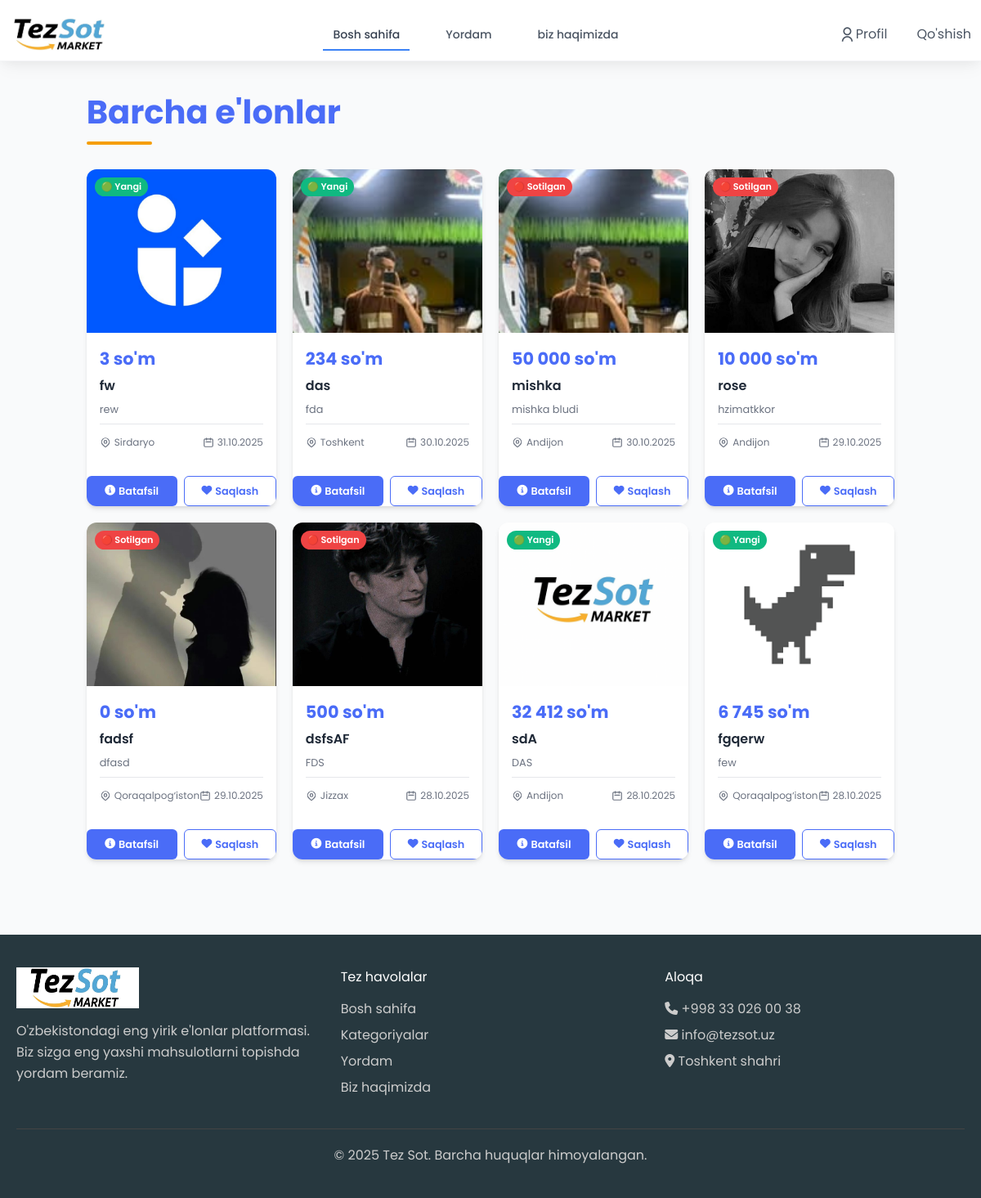
Before: / with the older database file.
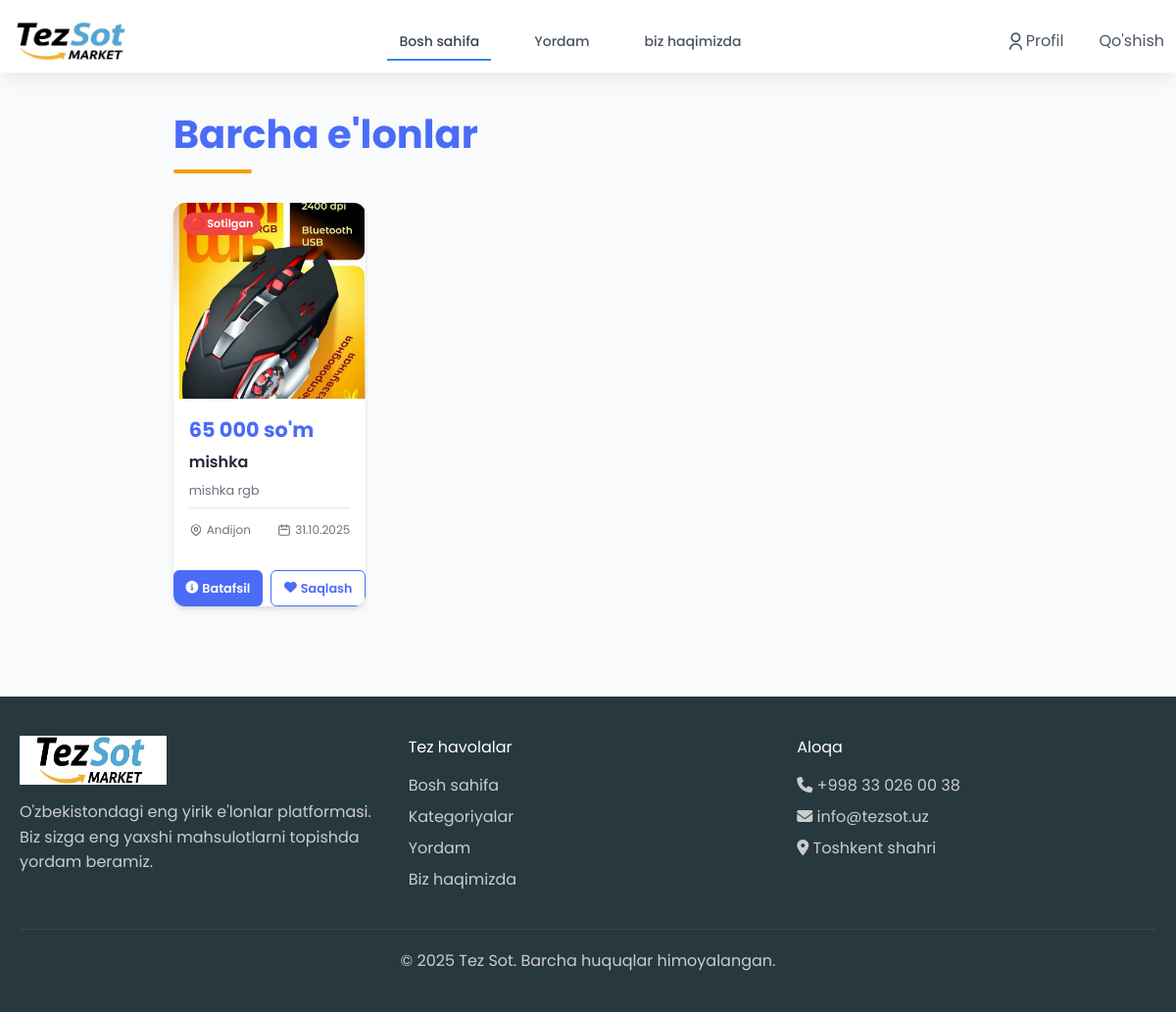
After: the same page with the newer database file.
### fronend/models.py (models this page shows, shortened)
class Mahsulot(models.Model):
    CATEGORY_CHOICES = [
        ('elektronika', 'Elektronika'),
        ('uy_jihozlari', 'Uy jihozlari'),
        ('kiyim', 'Kiyim-kechak'),
        ('avto', 'Avto ehtiyot qismlar'),
        ('boshqa', 'Boshqa'),
    ]
    VILOYAT_CHOICES = [
        ('toshkent', 'Toshkent'),
        ('samarqand', 'Samarqand'),
        ('fargona', 'Farg‘ona'),
        ('andijon', 'Andijon'),
        ('namangan', 'Namangan'),
        ('buxoro', 'Buxoro'),
        ('navoiy', 'Navoiy'),
        ('xorazm', 'Xorazm'),
        ('qashqadaryo', 'Qashqadaryo'),
        ('surxondaryo', 'Surxondaryo'),
        ('jizzax', 'Jizzax'),
        ('sirdaryo', 'Sirdaryo'),
        ('qoraqalpogiston', 'Qoraqalpog‘iston'),
    ]
    user = models.ForeignKey(User, on_delete=models.CASCADE, verbose_name="Foydalanuvchi")
    category = models.CharField(max_length=100, choices=CATEGORY_CHOICES, verbose_name="Kategoriya")
    mahsulotturi = models.CharField(max_length=100, verbose_name="Mahsulot turi")
    name = models.CharField(max_length=100, verbose_name="Mahsulot nomi")
    viloyat = models.CharField(max_length=100, choices=VILOYAT_CHOICES, verbose_name="Viloyat")
    tuman = models.CharField(max_length=100, verbose_name="Tuman/Shahar", blank=True, null=True)
    manzil = models.TextField(verbose_name="Aniq manzil", blank=True, null=True)
    telefon = models.CharField(max_length=20, verbose_name="Telefon raqam", blank=True, null=True)
    telegram_username = models.CharField(max_length=100, verbose_name="Telegram username", blank=True, null=True)
    email = models.EmailField(verbose_name="Email", blank=True, null=True)
    tavsif = models.TextField(verbose_name="Batafsil tavsif", blank=True, null=True)
    sana = models.DateField(default=timezone.now, verbose_name="Sana")
    narx = models.CharField(max_length=20, verbose_name="Narx", default="0")
    asosiyimg = models.ImageField(upload_to='asosiyimg/', verbose_name="Asosiy rasm")
    birimg = models.ImageField(upload_to='birimg/', verbose_name="1-rasm", blank=True, null=True)
    ikkiimg = models.ImageField(upload_to='ikkiimg/', verbose_name="2-rasm", blank=True, null=True)
    uchuimg = models.ImageField(upload_to='uchuimg/', verbose_name="3-rasm", blank=True, null=True)
    toltirish = models.FileField(upload_to='toltirish/', verbose_name="Qo'shimcha fayl", blank=True, null=True)
    sotilgan = models.BooleanField(default=False, verbose_name="Sotildi")
    aktiv = models.BooleanField(default=True, verbose_name="Aktiv")
    korishlar_soni = models.PositiveIntegerField(default=0, verbose_name="Ko'rishlar soni")
    class Meta:
        verbose_name = "Mahsulot"
        verbose_name_plural = "Mahsulotlar"
        ordering = ['-sana']
    def narx_formatted(self):
        try:
            if not self.narx:
                return "0 so'm"
            narx_str = str(self.narx).replace(',', '.').strip()
            if narx_str and narx_str != '.':
                narx_str = re.sub(r'[^\d.]', '', narx_str)
                if narx_str and narx_str != '.':
                    narx_float = float(narx_str)
                    if narx_float.is_integer():
                        return f"{int(narx_float):,} so'm".replace(',', ' ')
                    else:
                        return f"{narx_float:,.2f} so'm".replace(',', ' ').replace('.', ',')
            return "0 so'm"
        except (ValueError, TypeError, AttributeError):
            return "0 so'm"
    narx_formatted.short_description = 'Narx'
    def user_info(self):
        """Foydalanuvchi ma'lumotlari"""
        if self.user.first_name and self.user.last_name:
            return f"{self.user.first_name} {self.user.last_name}"
        return self.user.username
    user_info.short_description = 'Foydalanuvchi'
    def sotilgan_ha_yoq(self):
        """Sotilgan holatini ko'rsatish"""
        if self.sotilgan:
            return "✅ Sotilgan"
        return "🆕 Yangi"
    sotilgan_ha_yoq.short_description = 'Holati'

### fronend/views.py (the view)
# urls.py: path('', views.home_view, name='home'),
def home_view(request):
    try:
        mahsulotlar = Mahsulot.objects.filter(aktiv=True).order_by('-id')[:8]
        return render(request, 'home.html', {'mahsulotlar': mahsulotlar})
    except Exception as e:
        print(f"DEBUG: Xatolik - {e}")
        return render(request, 'home.html', {'mahsulotlar': []})

### fronend/templates/home.html (shortened to what this page needs)
<!DOCTYPE html>
<html lang="uz">
  {% load static %}
  <head>
    <script src="https://cdn.tailwindcss.com"></script>
    <link rel="stylesheet" href="https://cdnjs.cloudflare.com/ajax/libs/font-awesome/6.0.0/css/all.min.css">
  </head>
  <body class="bg-gray-50">
    {% include 'nav.html' %}
    <div class="wrapper continer">
      <h1 class="page-title">Barcha e'lonlar</h1>
      <div class="products-grid">
        {% if mahsulotlar %}
          {% for product in mahsulotlar %}
          <div class="product-card">
            <a href="{% url 'mahsulot_detail' product.id %}" class="block h-full">
              <div class="product-image">
                {% if product.asosiyimg %}
                <img src="{{ product.asosiyimg.url }}" alt="{{ product.name }}" />
                {% endif %}
                {% if product.sotilgan %}
                <span class="product-badge" style="background: #ef4444">🔴 Sotilgan</span>
                {% else %}
                <span class="product-badge" style="background: #10b981">🟢 Yangi</span>
                {% endif %}
              </div>
              <div class="product-content">
                <div class="product-price">
                  {% if product.narx_formatted %}
                    {{ product.narx_formatted }}
                  {% else %}
                    {{ product.narx }} so'm
                  {% endif %}
                </div>
                <h3 class="product-name">{{ product.name }}</h3>
                <p style="font-size: 0.8rem; color: var(--text-light); margin-bottom: 0.5rem;">
                  {{ product.mahsulotturi }}
                </p>
                <div class="product-details">
                  <div class="product-location">
                    {% if product.get_viloyat_display %}
                      {{ product.get_viloyat_display }}
                    {% else %}
                      {{ product.viloyat }}
                    {% endif %}
                  </div>
                  <div class="product-date">
                    <svg xmlns="http://www.w3.org/2000/svg" fill="none" viewBox="0 0 24 24" stroke="currentColor">
                      <path stroke-linecap="round" stroke-linejoin="round" stroke-width="2" d="M8 7V3m8 4V3m-9 8h10M5 21h14a2 2 0 002-2V7a2 2 0 00-2-2H5a2 2 0 00-2 2v12a2 2 0 002 2z" />
                    </svg>
                    {{ product.sana|date:"d.m.Y" }}
                  </div>
                </div>
              </div>
            </a>
            <div class="product-actions">
              <a href="{% url 'mahsulot_detail' product.id %}" class="btn btn-primary">
                <i class="fas fa-info-circle mr-1"></i>
                Batafsil
              </a>
              {% if user.is_authenticated %}
              <form method="POST" action="{% url 'sevimliga_qoshish' product.id %}" class="flex-1">
                {% csrf_token %}
                <button type="submit" class="btn btn-secondary w-full flex items-center justify-center gap-1">
                  <i class="fas fa-heart"></i>
                  Saqlash
                </button>
              </form>
              {% else %}
              <a href="{% url 'kirish' %}" class="btn btn-secondary flex items-center justify-center gap-1 flex-1">
                <i class="fas fa-heart"></i>
                Saqlash
              </a>
              {% endif %}
            </div>
          </div>
          {% endfor %}
        {% endif %}
      </div>
    </div>
    {% include 'futter.html' %}
  </body>
</html>

### fronend/templates/nav.html (shortened to what this page needs)
<!DOCTYPE html>
<html lang="uz">
  {% load static %}
  <head>
    <script src="https://cdn.tailwindcss.com/3.4.16"></script>
    <link
      rel="stylesheet"
      href="https://cdnjs.cloudflare.com/ajax/libs/remixicon/4.6.0/remixicon.min.css"
    />
  </head>
  <body class="bg-gray-50 font-inter min-h-screen">
    <header
      class="bg-white shadow-soft sticky top-0 z-50 border-b border-gray-100"
    >
      <div class="max-w-7xl mx-auto mt-[10px] ">
        <div class="flex items-center justify-between h-16">
          <a href="/">
          <div class="flex-shrink-0 flex items-center space-x-3">
            <h1 class="text-2xl font-pacifico text-primary-600">
              <img
                class="logo w-[150px] h-[40px]"
                src="{% static 'img/logo.png' %}"
                alt=""
              />
            </h1>
          </div>
        </a>
          <nav class="hidden lg:flex space-x-8">
            <a
              href="/"
              class="nav-link text-gray-700 hover:text-primary-600 px-3 py-2 text-sm font-medium transition-colors duration-200 active"
              >Bosh sahifa</a
            >
            <a
              href="{% url 'boglanish' %}"
              class="nav-link text-gray-600 hover:text-primary-600 px-3 py-2 text-sm font-medium transition-colors duration-200"
              >Yordam</a
            >
            <a
              href="{% url 'biz_haqimizda' %}"
              class="nav-link text-gray-600 hover:text-primary-600 px-3 py-2 text-sm font-medium transition-colors duration-200"
              >biz haqimizda</a
            >
          </nav>
          <div class="flex items-center space-x-3">
            {% if user.is_authenticated %}
            <a href="{% url 'mening_elonlarim' %}">
              <button
                class="p-3 flex justify-center items-center text-gray-600 hover:text-primary-600 hover:bg-primary-50 rounded-xl transition-all duration-200"
              >
                <i class="ri-user-line text-xl"></i>
                <h1>Profil</h1>
              </button>
            </a>
            {% else %}
            <a href="{% url 'kirish' %}">
              <button
                class="p-3 flex justify-center items-center text-gray-600 hover:text-primary-600 hover:bg-primary-50 rounded-xl transition-all duration-200"
              >
                <i class="ri-user-line text-xl"></i>
                <h1>Profil</h1>
              </button>
            </a>
            {% endif %} {% if user.is_authenticated %}
            <a href="{% url 'elon_qoshish' %}">
              <button
                class=" flex justify-center items-center text-gray-600 hover:text-primary-600 hover:bg-primary-50 rounded-xl transition-all duration-200"
              >
                <h1>Qo'shish</h1>
              </button>
            </a>
            {% else %}
            <a href="{% url 'kirish' %}">
              <button
                class="p-3 flex justify-center items-center text-gray-600 hover:text-primary-600 hover:bg-primary-50 rounded-xl transition-all duration-200"
              >
                <h1>Qo'shish</h1>
              </button>
            </a>
            {% endif %}
          </div>
        </div>
      </div>
    </header>
  </body>
</html>

### fronend/templates/futter.html (shortened to what this page needs)
<!DOCTYPE html>
<html lang="en">
    {% load static %}
<head>
    <link rel="stylesheet" href="https://cdnjs.cloudflare.com/ajax/libs/font-awesome/6.4.0/css/all.min.css">
</head>
<body>
    <footer style="background: #27383f; color: white; padding: 40px 0; margin-top: 60px;">
        <div style="max-width: 1280px; margin: 0 auto; padding: 0 20px;">
            <div style="display: grid; grid-template-columns: repeat(auto-fit, minmax(200px, 1fr)); gap: 30px;">
                <div>
                    <h3 style="font-size: 20px; margin-bottom: 15px;"><img class="logo w-[150px] h-[50px] " src="{% static 'img/logo.png' %}" alt=""></h3>
                    <p style="color: #ccc; line-height: 1.6;">O'zbekistondagi eng yirik e'lonlar platformasi. Biz sizga eng yaxshi mahsulotlarni topishda yordam beramiz.</p>
                </div>
                <div>
                    <h4 style="font-size: 16px; margin-bottom: 15px;">Tez havolalar</h4>
                    <ul style="list-style: none; color: #ccc;">
                        <li style="margin-bottom: 8px;"><a href="#" style="color: #ccc; text-decoration: none;">Bosh sahifa</a></li>
                        <li style="margin-bottom: 8px;"><a href="#" style="color: #ccc; text-decoration: none;">Kategoriyalar</a></li>
                        <li style="margin-bottom: 8px;"><a href="#" style="color: #ccc; text-decoration: none;">Yordam</a></li>
                        <li style="margin-bottom: 8px;"><a href="#" style="color: #ccc; text-decoration: none;">Biz haqimizda</a></li>
                    </ul>
                </div>
                <div>
                    <h4 style="font-size: 16px; margin-bottom: 15px;">Aloqa</h4>
                    <ul style="list-style: none; color: #ccc;">
                        <li style="margin-bottom: 8px;"><i class="fas fa-phone"></i> +998 33 026 00 38 </li>
                        <li style="margin-bottom: 8px;"><i class="fas fa-envelope"></i> info@tezsot.uz</li>
                        <li style="margin-bottom: 8px;"><i class="fas fa-map-marker-alt"></i> Toshkent shahri</li>
                    </ul>
                </div>
            </div>
            <div style="border-top: 1px solid #444; margin-top: 30px; padding-top: 20px; text-align: center; color: #ccc;">
                <p>© 2025 Tez Sot. Barcha huquqlar himoyalangan.</p>
            </div>
        </div>
    </footer>
</body>
</html>

Changed rows visible on the page:
removed Mahsulot: asosiyimg (picture), sotilgan "🟢 Yangi", narx_formatted "3 so'm", name "fw", mahsulotturi "rew", viloyat "Sirdaryo", sana "31.10.2025"
removed Mahsulot: asosiyimg (picture), sotilgan "🟢 Yangi", narx_formatted "234 so'm", name "das", mahsulotturi "fda", viloyat "Toshkent", sana "30.10.2025"
removed Mahsulot: asosiyimg (picture), sotilgan "🔴 Sotilgan", narx_formatted "50 000 so'm", name "mishka", mahsulotturi "mishka bludi", viloyat "Andijon", sana "30.10.2025"
removed Mahsulot: asosiyimg (picture), sotilgan "🔴 Sotilgan", narx_formatted "10 000 so'm", name "rose", mahsulotturi "hzimatkkor", viloyat "Andijon", sana "29.10.2025"
removed Mahsulot: asosiyimg (picture), sotilgan "🔴 Sotilgan", narx_formatted "0 so'm", name "fadsf", mahsulotturi "dfasd", viloyat "Qoraqalpog‘iston", sana "29.10.2025"
removed Mahsulot: asosiyimg (picture), sotilgan "🔴 Sotilgan", narx_formatted "500 so'm", name "dsfsAF", mahsulotturi "FDS", viloyat "Jizzax", sana "28.10.2025"
removed Mahsulot: asosiyimg (picture), sotilgan "🟢 Yangi", narx_formatted "32 412 so'm", name "sdA", mahsulotturi "DAS", viloyat "Andijon", sana "28.10.2025"
removed Mahsulot: asosiyimg (picture), sotilgan "🟢 Yangi", narx_formatted "6 745 so'm", name "fgqerw", mahsulotturi "few", viloyat "Qoraqalpog‘iston", sana "28.10.2025"
added Mahsulot: asosiyimg (picture), sotilgan "🔴 Sotilgan", narx_formatted "65 000 so'm", name "mishka", mahsulotturi "mishka rgb", viloyat "Andijon", sana "31.10.2025"
